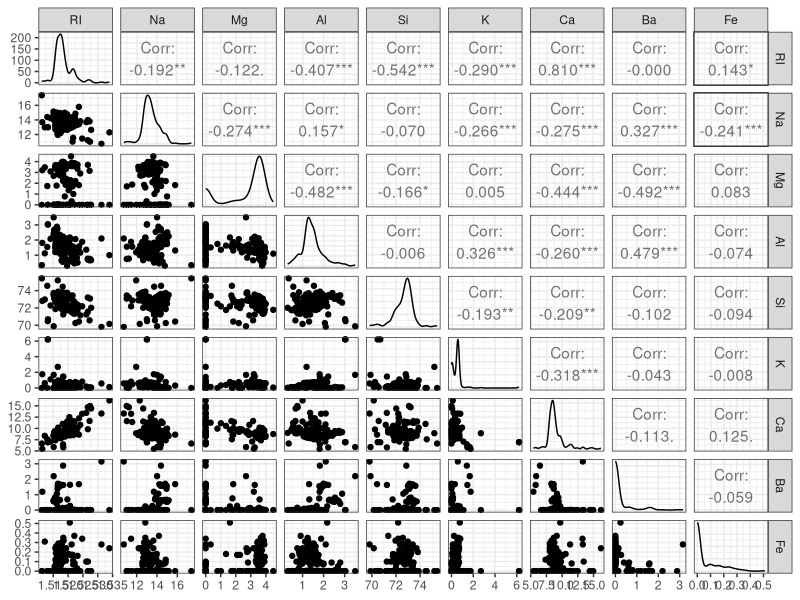
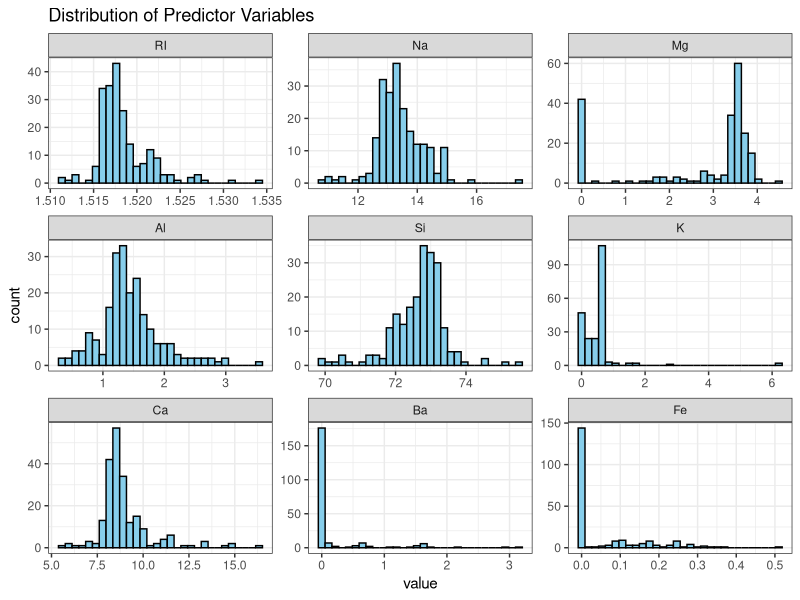
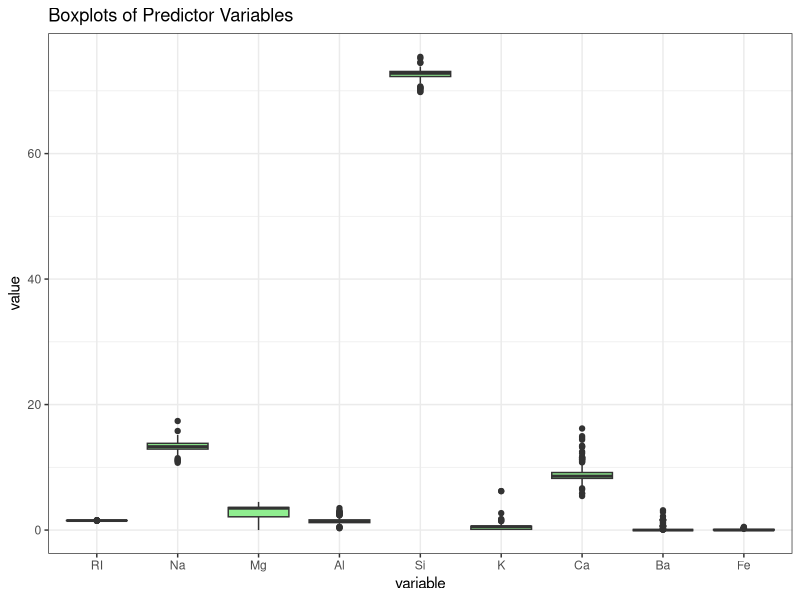
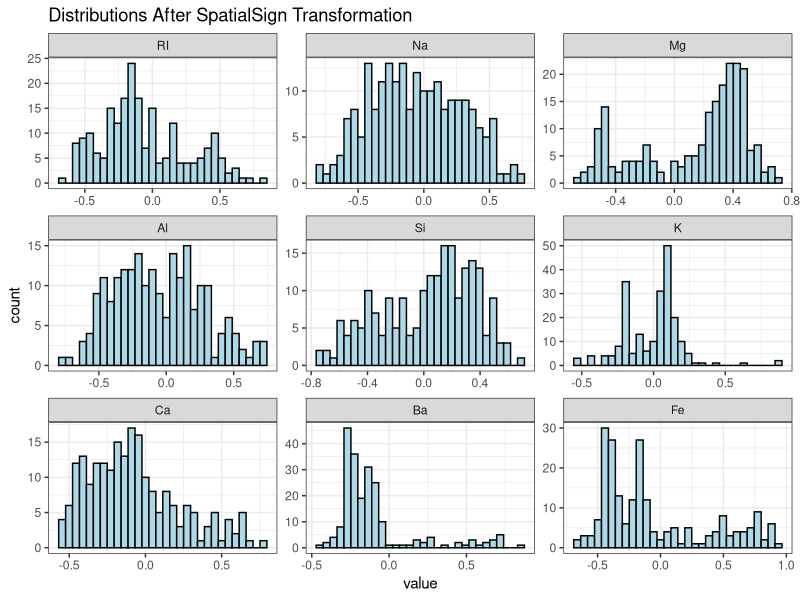
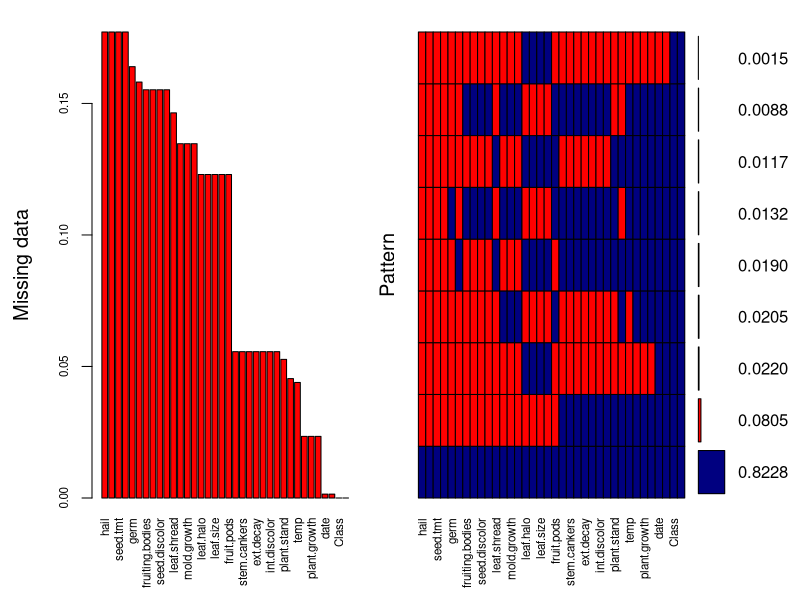

These figures' R source, in order:
## ---- chunk 1
knitr::opts_chunk$set(echo = TRUE)

# Load necessary libraries
library(mlbench)
library(ggplot2)
library(GGally)
library(dplyr)
## ---- chunk 2
# Load the Glass data
data(Glass)
Glass <- Glass

# Basic structure of the dataset
str(Glass)

# Plotting pairwise relationships between predictors
# And excluding the Type variable as it's the target variable
ggpairs(Glass[, -10]) + theme_bw()

# Univariate plots for individual predictors
Glass_long <- reshape2::melt(Glass[, -10])
ggplot(Glass_long, aes(value)) + 
  geom_histogram(bins = 30, fill = "skyblue", color = "black") + 
  facet_wrap(~variable, scales = "free") + 
  theme_bw() + 
  labs(title = "Distribution of Predictor Variables")

## ---- chunk 3
# Boxplots to identify outliers
ggplot(Glass_long, aes(x = variable, y = value)) + 
  geom_boxplot(fill = "lightgreen") + 
  theme_bw() + 
  labs(title = "Boxplots of Predictor Variables")

# Checking skewness for each predictor
library(e1071)
skewness_values <- apply(Glass[, -10], 2, skewness)
skewness_values
## ---- chunk 4
# Loading necessary library
library(caret)

# Pre-process the Glass data using the 'spatialSign' method
preProc <- preProcess(Glass[, -10], method = "spatialSign")

# Applying the transformation to the dataset
Glass_transformed_ss <- predict(preProc, Glass[, -10])

# Viewing the transformed data
head(Glass_transformed_ss)

# Plotting distributions after spatialSign transformation
Glass_long_ss <- reshape2::melt(Glass_transformed_ss)
ggplot(Glass_long_ss, aes(value)) + 
  geom_histogram(bins = 30, fill = "lightblue", color = "black") + 
  facet_wrap(~variable, scales = "free") + 
  theme_bw() + 
  labs(title = "Distributions After SpatialSign Transformation")
## ---- chunk 5
# Load the Soybean dataset
data(Soybean)

# Summary of the dataset structure
str(Soybean)

# Investigate frequency distributions for categorical variables
# Using lapply to check the frequency of levels for each categorical predictor
freq_distributions <- lapply(Soybean, table)
freq_distributions

# Check for degenerate distributions (those with most values in a single category)
degenerate_vars <- sapply(Soybean, function(x) max(table(x)) / length(x))
degenerate_vars
## ---- chunk 6
# Investigating missing data
missing_data_summary <- colSums(is.na(Soybean))
missing_data_summary

# Visualizing missing data pattern
library(VIM)
aggr_plot <- aggr(Soybean, col = c('navyblue', 'red'), numbers = TRUE, sortVars = TRUE, labels = names(Soybean), cex.axis = .7, gap = 3, ylab = c("Missing data", "Pattern"))

# Checking if missing data is related to class
missing_by_class <- Soybean %>%
  group_by(Class) %>%
  summarise_all(~sum(is.na(.))) 
missing_by_class
## ---- chunk 7
# Loading necessary libraries
library(caret)
library(dplyr)

# Separating numeric and categorical variables
numericVars <- Soybean[, sapply(Soybean, is.numeric)]
categoricalVars <- Soybean[, sapply(Soybean, is.factor)]

# Imputation: numeric variables using median impute
preProcNumeric <- preProcess(numericVars, method = "medianImpute")
numeric_imputed <- predict(preProcNumeric, numericVars)

# Mode imputation for categorical variables
mode_impute <- function(x) {
  x[is.na(x)] <- names(which.max(table(x)))
  return(x)
}
categorical_imputed <- categoricalVars %>% mutate_all(mode_impute)

# Combining the imputed datasets
Soybean_imputed <- cbind(numeric_imputed, categorical_imputed)

# Checking the dataset after imputation
print("Number of missing data in Soybean after imputation:"); sum(is.na(Soybean_imputed))
